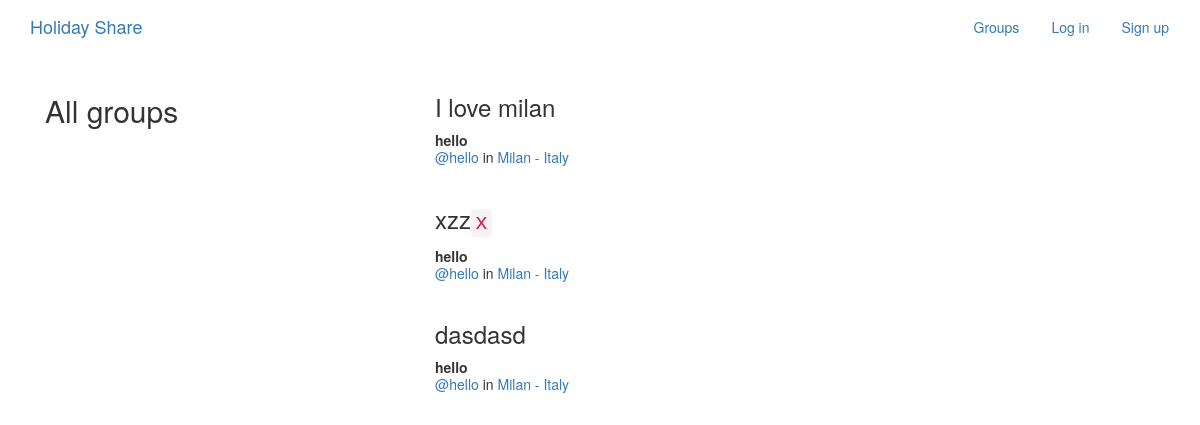
The app's page /posts/, older data.
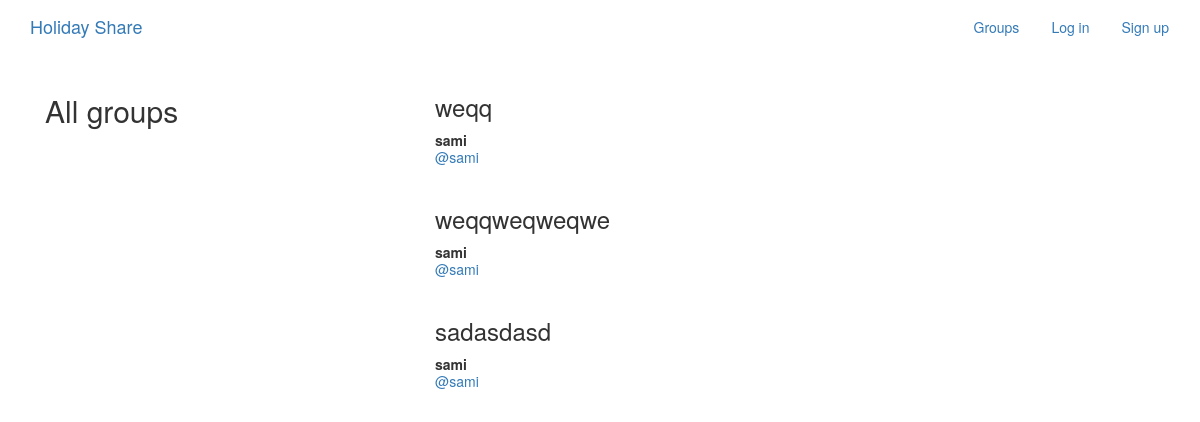
The same page, newer data.
### posts/models.py (models this page shows, shortened)
class Post(models.Model):
    user = models.ForeignKey(User,related_name='posts', null=True)
    created_date = models.DateTimeField(auto_now =True, null=True)
    message = models.TextField(max_length=500)
    message_html = models.TextField(editable=False)
    group = models.ForeignKey(Group,related_name='posts',null=True,blank=True)
    slug = models.SlugField(allow_unicode=True, null=True, unique = True)
    class Meta:
        ordering =['created_date']
        unique_together = ['user','message']

### groups/models.py (models this page shows, shortened)
class Group(models.Model):
    name = models.CharField(max_length=40,unique=True)
    slug = models.SlugField(allow_unicode=True,unique=True)
    country = models.CharField(max_length=40,unique = True)
    description = models.TextField(blank=True)
    description_html = models.TextField(editable=False, blank=True)
    members = models.ManyToManyField(User,through='GroupMember')
    class Meta:
        ordering =['name']

### posts/views.py (the view)
class PostList(SelectRelatedMixin, generic.ListView):
    model = models.Post
    select_related = ('user','group')

### posts/templates/posts/post_list.html (shortened to what this page needs)
{% extends "posts/post_base.html" %}
{% block prepost %}
<div class="col-md-4">
    <div class="card card-with-shadow">
      <div class="content">
        <h2 class='title'> All groups</h2>
      </div>
    </div>
</div>
{% endblock %}
{% block post_content %}
<div class="col-md-8">
{% for post in post_list %}
  {% include "posts/_post.html" %}
{% endfor %}
  </div>
{% endblock %}

### posts/templates/posts/post_base.html (shortened to what this page needs)
{% extends "base.html" %}
{% block content %}
<div class="post-page">
  <div class="container">
    <div class="row">
      {% block prepost %}{% endblock %}
      {% block post_content %}{% endblock %}
    </div>
  </div>
</div>
{% endblock %}

### templates/base.html (shortened to what this page needs)
<!DOCTYPE html>
{% load staticfiles %}
<html>
  <head>
    <link rel="stylesheet" href="https://maxcdn.bootstrapcdn.com/bootstrap/3.3.7/css/bootstrap.min.css">
<link rel="stylesheet" href="https://maxcdn.bootstrapcdn.com/bootstrap/3.3.7/css/bootstrap-theme.min.css">
    <link rel="stylesheet" href="{% static 'holidayshare/css/master.css' %}">
  </head>
  <body>
    <nav class="navbar  mynav" role="navigation" id="navbar">
      <div class="container">
        <a class="navbar-brand mynav" href="{% url 'index' %}">Holiday Share</a>
          <ul class="nav navbar-nav navbar-right">
            {% if user.is_authenticated %}
                  <li><a href="{% url 'posts:create' %}" class="btn btn-simple">Posts</a></li>
                  <li><a href="{% url 'groups:all' %}" class="btn btn-simple">Groups</a></li>
                  <li><a href="{% url 'groups:create' %}" class="btn btn-simple">Create Group</a></li>
                  <li><a href="{% url 'members:logout' %}" class="btn btn-simple">Log out</a></li>
            {% else %}
                  <li><a href="{% url 'groups:all' %}"class="btn btn-simple">Groups</a></li>
                  <li><a href="{% url 'members:login' %}" class="btn btn-simple">Log in</a></li>
                  <li><a href="{% url 'members:register' %}" class="btn btn-simple">Sign up</a></li>
            {% endif %}
          </ul>
      </div>
    </nav>
<div class="container mycontent">
{% block content %}
{% endblock %}
</div>
  </body>
</html>

### posts/templates/posts/_post.html (shortened to what this page needs)
<div class="post media">
	<h3>{{ post.message_html|safe }}</h3>
	<div class="media-body">
		<strong>{{ post.user.username }}</strong>
		<h5 class="media-heading">
			<span class="username"><a href="{% url 'posts:for_user' username=post.user.username %}">@{{ post.user.username }}</a></span>
			{% if post.group %}
			<span class="group-name">in <a href="#">{{ post.group.name }}</a></span>
			{% endif %}
		</h5>
	</div>
</div>

Row changes from the older to the newer data that the page shows:
removed Post: message_html "I love milan", user.username "hello", group.name "Milan - Italy"
removed Post: message_html "xzz x", user.username "hello", group.name "Milan - Italy"
added Post: message_html "weqq", user.username "sami"
added Post: message_html "weqqweqweqwe", user.username "sami"
changed Post: message_html "dasdasd" → "sadasdasd"; user.username "hello" → "sami"; group_id 1 → empty (drawn); group.name "Milan - Italy" → (not shown)
